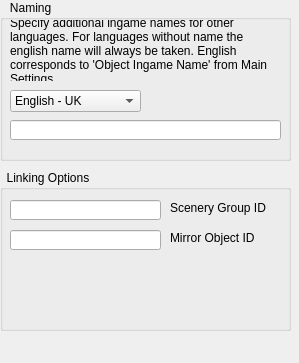
<?xml version="1.0" encoding="UTF-8"?>
<ui version="4.0">
 <class>Form</class>
 <widget class="QWidget" name="Form">
  <property name="geometry">
   <rect>
    <x>0</x>
    <y>0</y>
    <width>299</width>
    <height>363</height>
   </rect>
  </property>
  <property name="windowTitle">
   <string>Form</string>
  </property>
  <widget class="QGroupBox" name="groupBox">
   <property name="geometry">
    <rect>
     <x>0</x>
     <y>0</y>
     <width>291</width>
     <height>161</height>
    </rect>
   </property>
   <property name="title">
    <string>   Naming</string>
   </property>
   <property name="flat">
    <bool>true</bool>
   </property>
   <widget class="QLineEdit" name="lineEdit_nameInput">
    <property name="geometry">
     <rect>
      <x>10</x>
      <y>120</y>
      <width>271</width>
      <height>20</height>
     </rect>
    </property>
    <property name="toolTip">
     <string notr="true">&lt;html&gt;&lt;head/&gt;&lt;body&gt;&lt;p&gt;The name your object will appear ingame. Consider the naming guide.&lt;/p&gt;&lt;p&gt;&lt;br/&gt;&lt;/p&gt;&lt;/body&gt;&lt;/html&gt;</string>
    </property>
   </widget>
   <widget class="QLabel" name="label_nameExplanation">
    <property name="geometry">
     <rect>
      <x>10</x>
      <y>20</y>
      <width>271</width>
      <height>61</height>
     </rect>
    </property>
    <property name="text">
     <string>Specify additional ingame names for other languages. For languages without name the english name will always be taken. English corresponds to 'Object Ingame Name' from Main Settings.</string>
    </property>
    <property name="wordWrap">
     <bool>true</bool>
    </property>
   </widget>
   <widget class="QComboBox" name="comboBox_languageSelect">
    <property name="geometry">
     <rect>
      <x>10</x>
      <y>90</y>
      <width>131</width>
      <height>22</height>
     </rect>
    </property>
    <item>
     <property name="text">
      <string>English - UK</string>
     </property>
    </item>
    <item>
     <property name="text">
      <string>English - US</string>
     </property>
    </item>
    <item>
     <property name="text">
      <string>French</string>
     </property>
    </item>
    <item>
     <property name="text">
      <string>German</string>
     </property>
    </item>
    <item>
     <property name="text">
      <string>Spanish</string>
     </property>
    </item>
    <item>
     <property name="text">
      <string>Italian</string>
     </property>
    </item>
    <item>
     <property name="text">
      <string>Dutch</string>
     </property>
    </item>
    <item>
     <property name="text">
      <string>Swedish</string>
     </property>
    </item>
    <item>
     <property name="text">
      <string>Japanese</string>
     </property>
    </item>
    <item>
     <property name="text">
      <string>Korean</string>
     </property>
    </item>
    <item>
     <property name="text">
      <string>Chinese - China</string>
     </property>
    </item>
    <item>
     <property name="text">
      <string>Chinese - Taiwan</string>
     </property>
    </item>
    <item>
     <property name="text">
      <string>Polish</string>
     </property>
    </item>
    <item>
     <property name="text">
      <string>Portuguese</string>
     </property>
    </item>
    <item>
     <property name="text">
      <string>Czech</string>
     </property>
    </item>
    <item>
     <property name="text">
      <string>Russian</string>
     </property>
    </item>
    <item>
     <property name="text">
      <string>Esperanto</string>
     </property>
    </item>
   </widget>
  </widget>
  <widget class="QGroupBox" name="groupBox_2">
   <property name="geometry">
    <rect>
     <x>0</x>
     <y>170</y>
     <width>291</width>
     <height>161</height>
    </rect>
   </property>
   <property name="title">
    <string>  Linking Options</string>
   </property>
   <property name="flat">
    <bool>true</bool>
   </property>
   <widget class="QLabel" name="label_3">
    <property name="geometry">
     <rect>
      <x>170</x>
      <y>30</y>
      <width>101</width>
      <height>16</height>
     </rect>
    </property>
    <property name="text">
     <string>Scenery Group ID</string>
    </property>
   </widget>
   <widget class="QLineEdit" name="lineEdit_sceneryGroupID">
    <property name="geometry">
     <rect>
      <x>10</x>
      <y>30</y>
      <width>151</width>
      <height>20</height>
     </rect>
    </property>
    <property name="toolTip">
     <string>&lt;html&gt;&lt;head/&gt;&lt;body&gt;&lt;p&gt;Enter ID of a scenery group such that this object gets added to it automatically.&lt;/p&gt;&lt;/body&gt;&lt;/html&gt;</string>
    </property>
   </widget>
   <widget class="QLabel" name="label_4">
    <property name="geometry">
     <rect>
      <x>170</x>
      <y>60</y>
      <width>101</width>
      <height>16</height>
     </rect>
    </property>
    <property name="text">
     <string>Mirror Object ID</string>
    </property>
   </widget>
   <widget class="QLineEdit" name="lineEdit_mirrorID">
    <property name="geometry">
     <rect>
      <x>10</x>
      <y>60</y>
      <width>151</width>
      <height>20</height>
     </rect>
    </property>
    <property name="toolTip">
     <string>&lt;html&gt;&lt;head/&gt;&lt;body&gt;&lt;p&gt;Enter ID of a mirror version of the current object for future support of correct mirroring behaviour.&lt;/p&gt;&lt;/body&gt;&lt;/html&gt;</string>
    </property>
   </widget>
  </widget>
 </widget>
 <resources/>
 <connections/>
</ui>
